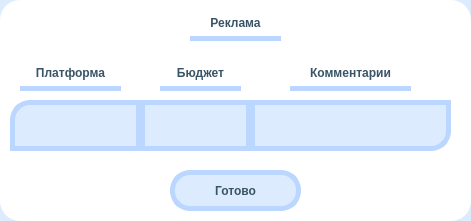
<?xml version="1.0" encoding="UTF-8"?>
<!-- Edit Ad UI code for CRM application
Copyright(C) 2022 Plnguins
This program is free software : you can redistribute it and / or modify
it under the terms of the GNU Affero General Public License as published
by the Free Software Foundation, either version 3 of the License, or
(at your option) any later version.
This program is distributed in the hope that it will be useful,
but WITHOUT ANY WARRANTY; without even the implied warranty of
MERCHANTABILITY or FITNESS FOR A PARTICULAR PURPOSE.See the
GNU Affero General Public License for more details.
You should have received a copy of the GNU Affero General Public License
along with this program.If not, see < https:  // www.gnu.org/licenses/>. -->
<ui version="4.0">
 <class>editAd</class>
 <widget class="QWidget" name="editAd">
  <property name="geometry">
   <rect>
    <x>0</x>
    <y>0</y>
    <width>471</width>
    <height>221</height>
   </rect>
  </property>
  <property name="windowTitle">
   <string>Реклама</string>
  </property>
  <widget class="QLabel" name="BackgroundRounded">
   <property name="geometry">
    <rect>
     <x>0</x>
     <y>0</y>
     <width>471</width>
     <height>221</height>
    </rect>
   </property>
   <property name="styleSheet">
    <string notr="true">background-color :rgb(255, 255, 255);
border-radius: 20px;</string>
   </property>
   <property name="text">
    <string/>
   </property>
  </widget>
  <widget class="QLabel" name="tableName">
   <property name="geometry">
    <rect>
     <x>190</x>
     <y>10</y>
     <width>91</width>
     <height>31</height>
    </rect>
   </property>
   <property name="styleSheet">
    <string notr="true">	font: 12pt &quot;Comfortaa&quot;;
	font: bold;
	color:  rgb(56, 84, 102);
	border: 5px solid #BBD6FF ;
	border-top: transparent;
	border-left: transparent;
	border-right: transparent;</string>
   </property>
   <property name="text">
    <string>Реклама</string>
   </property>
   <property name="alignment">
    <set>Qt::AlignCenter</set>
   </property>
  </widget>
  <widget class="QLabel" name="Comments">
   <property name="geometry">
    <rect>
     <x>290</x>
     <y>60</y>
     <width>121</width>
     <height>31</height>
    </rect>
   </property>
   <property name="styleSheet">
    <string notr="true">	font: 12pt &quot;Comfortaa&quot;;
	font: bold;
	color:  rgb(56, 84, 102);
	border: 5px solid #BBD6FF ;
	border-top: transparent;
	border-left: transparent;
	border-right: transparent;</string>
   </property>
   <property name="text">
    <string>Комментарии</string>
   </property>
   <property name="alignment">
    <set>Qt::AlignCenter</set>
   </property>
  </widget>
  <widget class="QLineEdit" name="BudgetEnter">
   <property name="geometry">
    <rect>
     <x>140</x>
     <y>100</y>
     <width>111</width>
     <height>51</height>
    </rect>
   </property>
   <property name="styleSheet">
    <string notr="true">	font: 12pt &quot;Comfortaa&quot;;
	font: bold;
	color:  rgb(56, 84, 102);	
	background-color: rgb(221, 235, 255);
	border: 5px solid #BBD6FF ;
	border-radius:0px;</string>
   </property>
   <property name="maxLength">
    <number>30</number>
   </property>
   <property name="alignment">
    <set>Qt::AlignCenter</set>
   </property>
  </widget>
  <widget class="QLineEdit" name="CommentsEnter">
   <property name="geometry">
    <rect>
     <x>250</x>
     <y>100</y>
     <width>201</width>
     <height>51</height>
    </rect>
   </property>
   <property name="styleSheet">
    <string notr="true">	font: 12pt &quot;Comfortaa&quot;;
	font: bold;
	color:  rgb(56, 84, 102);	
	background-color: rgb(221, 235, 255);
	border: 5px solid #BBD6FF ;
	border-top-left-radius: 0px;
	border-top-right-radius:0px;
	border-bottom-left-radius:0px;
	border-bottom-right-radius:20px;</string>
   </property>
   <property name="maxLength">
    <number>30</number>
   </property>
   <property name="alignment">
    <set>Qt::AlignCenter</set>
   </property>
  </widget>
  <widget class="QLabel" name="Budget">
   <property name="geometry">
    <rect>
     <x>160</x>
     <y>60</y>
     <width>81</width>
     <height>31</height>
    </rect>
   </property>
   <property name="styleSheet">
    <string notr="true">	font: 12pt &quot;Comfortaa&quot;;
	font: bold;
	color:  rgb(56, 84, 102);
	border: 5px solid #BBD6FF ;
	border-top: transparent;
	border-left: transparent;
	border-right: transparent;</string>
   </property>
   <property name="text">
    <string>Бюджет</string>
   </property>
   <property name="alignment">
    <set>Qt::AlignCenter</set>
   </property>
  </widget>
  <widget class="QLabel" name="Background">
   <property name="geometry">
    <rect>
     <x>-100</x>
     <y>-50</y>
     <width>1141</width>
     <height>311</height>
    </rect>
   </property>
   <property name="styleSheet">
    <string notr="true">background-color:rgb(221, 235, 255);</string>
   </property>
   <property name="text">
    <string/>
   </property>
  </widget>
  <widget class="QLabel" name="Platform">
   <property name="geometry">
    <rect>
     <x>20</x>
     <y>60</y>
     <width>101</width>
     <height>31</height>
    </rect>
   </property>
   <property name="styleSheet">
    <string notr="true">	font: 12pt &quot;Comfortaa&quot;;
	font: bold;
	color:  rgb(56, 84, 102);
	border: 5px solid #BBD6FF ;
	border-top: transparent;
	border-left: transparent;
	border-right: transparent;</string>
   </property>
   <property name="text">
    <string>Платформа</string>
   </property>
   <property name="alignment">
    <set>Qt::AlignCenter</set>
   </property>
  </widget>
  <widget class="QPushButton" name="Apply">
   <property name="geometry">
    <rect>
     <x>170</x>
     <y>170</y>
     <width>131</width>
     <height>41</height>
    </rect>
   </property>
   <property name="styleSheet">
    <string notr="true">QPushButton#Apply:!pressed {
    font: 12pt &quot;Comfortaa&quot;;
	font: bold;
	color:  rgb(56, 84, 102);	
	background-color: rgb(221, 235, 255);
	border: 5px solid #BBD6FF ;
	border-radius:20px;
 }

QPushButton#Apply {
    font: 12pt &quot;Comfortaa&quot;;
	font: bold;
	color:  rgb(56, 84, 102);	
	background-color: rgb(221, 235, 255);
	border: 5px solid #BBD6FF ;
	border-radius:20px;;
 }

QPushButton#Apply:hover {
    font: 12pt &quot;Comfortaa&quot;;
	font: bold;
	color:  rgb(56, 84, 102);	
	background-color: rgb(165, 199, 250);
	border: 5px solid #75ACFF;
	border-radius:20px;
 }


QPushButton#Apply:pressed {
    font: 12pt &quot;Comfortaa&quot;;
	font: bold;
	color:  rgb(56, 84, 102);	
	background-color: rgb(165, 199, 250);
	border: 5px solid #75ACFF;
	border-radius:20px;
 }</string>
   </property>
   <property name="text">
    <string>Готово</string>
   </property>
  </widget>
  <widget class="QLineEdit" name="PlatformEnter">
   <property name="geometry">
    <rect>
     <x>10</x>
     <y>100</y>
     <width>131</width>
     <height>51</height>
    </rect>
   </property>
   <property name="styleSheet">
    <string notr="true">	font: 12pt &quot;Comfortaa&quot;;
	font: bold;
	color:  rgb(56, 84, 102);	
	background-color: rgb(221, 235, 255);
	border: 5px solid #BBD6FF ;
	border-top-left-radius: 20px;
	border-top-right-radius:0px;
	border-bottom-left-radius:0px;
	border-bottom-right-radius:0px;</string>
   </property>
   <property name="maxLength">
    <number>30</number>
   </property>
   <property name="alignment">
    <set>Qt::AlignCenter</set>
   </property>
  </widget>
  <zorder>Background</zorder>
  <zorder>BackgroundRounded</zorder>
  <zorder>tableName</zorder>
  <zorder>Apply</zorder>
  <zorder>Platform</zorder>
  <zorder>Budget</zorder>
  <zorder>Comments</zorder>
  <zorder>BudgetEnter</zorder>
  <zorder>CommentsEnter</zorder>
  <zorder>PlatformEnter</zorder>
 </widget>
 <tabstops>
  <tabstop>BudgetEnter</tabstop>
  <tabstop>CommentsEnter</tabstop>
  <tabstop>Apply</tabstop>
 </tabstops>
 <resources/>
 <connections/>
</ui>
